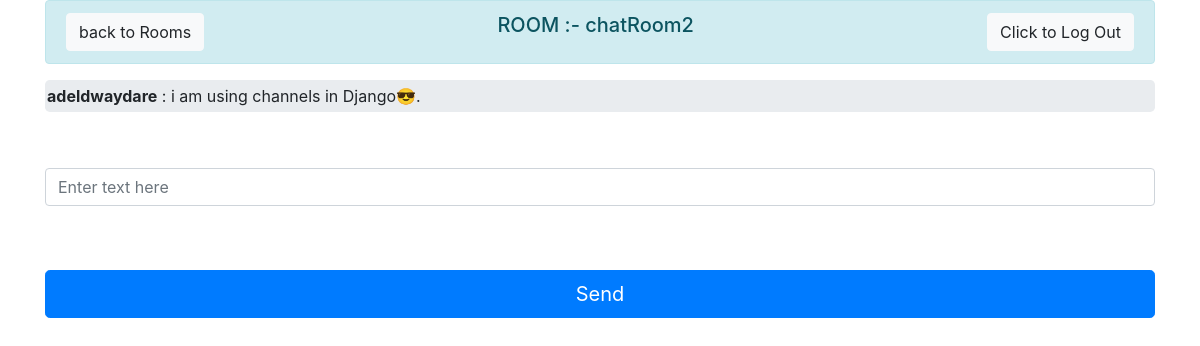
Screenshot of /Room/chat_2 (signed in) with the database file from the repository.
### chat/models.py (models this page shows, shortened)
class Room(models.Model):
    name = models.CharField( max_length=50)
    slug = models.SlugField(max_length=50, unique=True)

class Message(models.Model):
    content = models.TextField()
    user = models.ForeignKey('auth.User', on_delete=models.CASCADE)
    room = models.ForeignKey(Room, on_delete=models.CASCADE)
    created_at = models.DateField(auto_now_add=True)

### chat/views.py (the view)
# urls.py: path("Room/<str:slug>", chat_views.room, name="Room"),
@login_required(login_url=reverse_lazy('login-user'))
def room(request,slug):
	room_name=Room.objects.get(slug=slug).name
	messages=Message.objects.filter(room=Room.objects.get(slug=slug))
	return render(request,'Room.html',{"room_name":room_name,"slug":slug,'messages':messages})

### chat/templates/Room.html (shortened to what this page needs)
<!doctype html>
<html lang="en">
<head>
    <link rel="stylesheet" href="https://cdn.jsdelivr.net/npm/bootstrap@4.4.1/dist/css/bootstrap.min.css"
>
</head>
<body>
    {% if user.is_authenticated %}
    <div class="container">
        <div class="row d-flex justify-content-center">
            <div class="col-12">
                <div class="alert alert-info d-flex justify-content-between" role="alert">
                    <a href="{% url "Rooms" %}">
                        <button type="button" class="btn btn-light">back to Rooms</button>
                    </a>
                    <h5>ROOM :- {{room_name}}</h5>
                    <a href="{% url "logout-user" %}">
                        <button type="button" class="btn btn-light">Click to Log Out</button>
                    </a>
                </div>
                <form>
                    <div class="form-group">
                        {% if messages %}
                            <div class="jumbotron" id="chatbox"
                                style="padding: 4px 2px;max-height: 300px;  /* Adjust the max-height as needed */overflow-y: scroll;"">
                                {% for message in messages %}
                                    <div class=" chat-message {% if message.user == request.user %}text-right{% else%}text-left{% endif %}">
                                <b>{{ message.user.username }}</b> : {{ message.content }}<br>
                            </div>
                        {% endfor %}
                    </div>
                    {% else %}
                    <div class="jumbotron" id="chatbox" style="padding: 4px 2px;"></div>
                    <b>No Messages in this Room.</b>
                    {% endif %}
            </div>
            <br />
            <div class="form-group" style="width: 100%;">
                <input class="form-control" placeholder="Enter text here" id="my_input" type="text" required></br>
            </div>
            <br />
            <input class="btn btn-primary btn-lg btn-block" id="submit_button" type="button" value="Send">
            </form>
        </div>
    </div>
    </div>
    {% endif %}
    <br />
</body>
</html>

### rows the page displays
Room: name "chatRoom2"
Message: user.username "adeldwaydare", content "i am using channels in Django😎."
